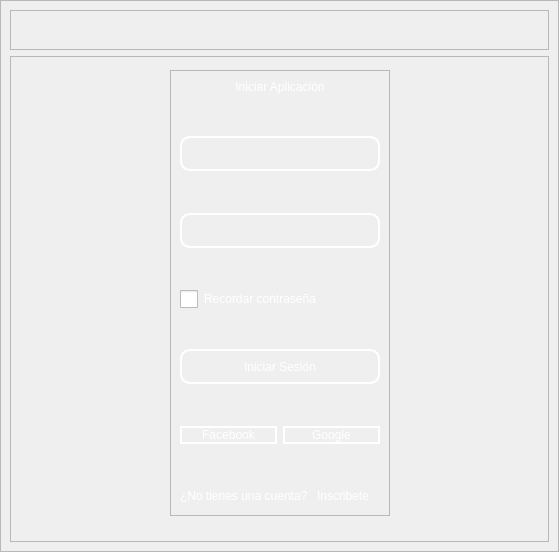
<?xml version="1.0" encoding="UTF-8"?>
<ui version="4.0">
 <class>MainWindow</class>
 <widget class="QMainWindow" name="MainWindow">
  <property name="geometry">
   <rect>
    <x>0</x>
    <y>0</y>
    <width>559</width>
    <height>552</height>
   </rect>
  </property>
  <property name="windowTitle">
   <string>MainWindow</string>
  </property>
  <property name="styleSheet">
   <string notr="true"/>
  </property>
  <widget class="QWidget" name="centralwidget">
   <property name="styleSheet">
    <string notr="true"/>
   </property>
   <layout class="QVBoxLayout" name="verticalLayout">
    <property name="spacing">
     <number>0</number>
    </property>
    <property name="leftMargin">
     <number>0</number>
    </property>
    <property name="topMargin">
     <number>0</number>
    </property>
    <property name="rightMargin">
     <number>0</number>
    </property>
    <property name="bottomMargin">
     <number>0</number>
    </property>
    <item>
     <widget class="QFrame" name="frame">
      <property name="enabled">
       <bool>true</bool>
      </property>
      <property name="styleSheet">
       <string notr="true">Qframe{
border-radius: 10px;
background-image: url(images\plane-vertical.jpg);
}</string>
      </property>
      <property name="frameShape">
       <enum>QFrame::Shape::StyledPanel</enum>
      </property>
      <property name="frameShadow">
       <enum>QFrame::Shadow::Raised</enum>
      </property>
      <layout class="QVBoxLayout" name="verticalLayout_2">
       <item>
        <widget class="QFrame" name="frame_superior">
         <property name="minimumSize">
          <size>
           <width>0</width>
           <height>40</height>
          </size>
         </property>
         <property name="maximumSize">
          <size>
           <width>16777215</width>
           <height>40</height>
          </size>
         </property>
         <property name="styleSheet">
          <string notr="true">QPushButton{
border-radius:18px;
}

QPushButton:hover{
	background-color: rgb(0, 0, 0);
}
</string>
         </property>
         <property name="frameShape">
          <enum>QFrame::Shape::StyledPanel</enum>
         </property>
         <property name="frameShadow">
          <enum>QFrame::Shadow::Raised</enum>
         </property>
         <layout class="QHBoxLayout" name="horizontalLayout_3">
          <property name="spacing">
           <number>4</number>
          </property>
          <property name="leftMargin">
           <number>0</number>
          </property>
          <property name="topMargin">
           <number>0</number>
          </property>
          <property name="rightMargin">
           <number>0</number>
          </property>
          <property name="bottomMargin">
           <number>0</number>
          </property>
          <item>
           <spacer name="horizontalSpacer_2">
            <property name="orientation">
             <enum>Qt::Orientation::Horizontal</enum>
            </property>
            <property name="sizeHint" stdset="0">
             <size>
              <width>443</width>
              <height>20</height>
             </size>
            </property>
           </spacer>
          </item>
          <item>
           <widget class="QPushButton" name="bt_minimize">
            <property name="minimumSize">
             <size>
              <width>38</width>
              <height>38</height>
             </size>
            </property>
            <property name="maximumSize">
             <size>
              <width>38</width>
              <height>38</height>
             </size>
            </property>
            <property name="text">
             <string/>
            </property>
            <property name="icon">
             <iconset>
              <normaloff>icons/1x/hideAsset 53.png</normaloff>icons/1x/hideAsset 53.png</iconset>
            </property>
            <property name="iconSize">
             <size>
              <width>38</width>
              <height>38</height>
             </size>
            </property>
           </widget>
          </item>
          <item>
           <widget class="QPushButton" name="bt_maximize">
            <property name="minimumSize">
             <size>
              <width>38</width>
              <height>38</height>
             </size>
            </property>
            <property name="maximumSize">
             <size>
              <width>38</width>
              <height>38</height>
             </size>
            </property>
            <property name="text">
             <string/>
            </property>
            <property name="icon">
             <iconset>
              <normaloff>icons/1x/max.png</normaloff>icons/1x/max.png</iconset>
            </property>
            <property name="iconSize">
             <size>
              <width>38</width>
              <height>38</height>
             </size>
            </property>
           </widget>
          </item>
          <item>
           <widget class="QPushButton" name="bt_normal">
            <property name="minimumSize">
             <size>
              <width>38</width>
              <height>38</height>
             </size>
            </property>
            <property name="maximumSize">
             <size>
              <width>38</width>
              <height>38</height>
             </size>
            </property>
            <property name="text">
             <string/>
            </property>
            <property name="icon">
             <iconset>
              <normaloff>icons/1x/restore.png</normaloff>icons/1x/restore.png</iconset>
            </property>
            <property name="iconSize">
             <size>
              <width>38</width>
              <height>38</height>
             </size>
            </property>
           </widget>
          </item>
          <item>
           <widget class="QPushButton" name="bt_close">
            <property name="minimumSize">
             <size>
              <width>38</width>
              <height>38</height>
             </size>
            </property>
            <property name="maximumSize">
             <size>
              <width>38</width>
              <height>38</height>
             </size>
            </property>
            <property name="text">
             <string/>
            </property>
            <property name="icon">
             <iconset>
              <normaloff>icons/1x/closeAsset 43.png</normaloff>icons/1x/closeAsset 43.png</iconset>
            </property>
            <property name="iconSize">
             <size>
              <width>38</width>
              <height>38</height>
             </size>
            </property>
           </widget>
          </item>
         </layout>
        </widget>
       </item>
       <item>
        <widget class="QFrame" name="frame_3">
         <property name="styleSheet">
          <string notr="true">Qframe{
border-radius:10px;
background-image:url(images/plane-vertical.jpg);}</string>
         </property>
         <property name="frameShape">
          <enum>QFrame::Shape::StyledPanel</enum>
         </property>
         <property name="frameShadow">
          <enum>QFrame::Shadow::Raised</enum>
         </property>
         <layout class="QHBoxLayout" name="horizontalLayout_4">
          <item>
           <spacer name="horizontalSpacer_3">
            <property name="orientation">
             <enum>Qt::Orientation::Horizontal</enum>
            </property>
            <property name="sizeHint" stdset="0">
             <size>
              <width>178</width>
              <height>20</height>
             </size>
            </property>
           </spacer>
          </item>
          <item>
           <layout class="QVBoxLayout" name="verticalLayout_4">
            <item>
             <spacer name="verticalSpacer">
              <property name="orientation">
               <enum>Qt::Orientation::Vertical</enum>
              </property>
              <property name="sizeHint" stdset="0">
               <size>
                <width>28</width>
                <height>28</height>
               </size>
              </property>
             </spacer>
            </item>
            <item>
             <widget class="QFrame" name="frame_4">
              <property name="maximumSize">
               <size>
                <width>400</width>
                <height>600</height>
               </size>
              </property>
              <property name="styleSheet">
               <string notr="true">QLabel {
	color: rgb(255, 255, 254);
	font: 12pt &quot;Arial&quot;;
	background-color: rgba(0, 0, 0,0);
}


QLineEdit{
background-color: rgba(0, 0, 0,0);
border-radius:10px; 
font: 12pt &quot;Arial&quot;;
color: rgb(255, 255, 254);
border: 2px solid  rgb(255, 255, 255);

}

QLineEdit:hover{
background-color: rgba(0, 0, 0,0);
border-radius:10px; 
font: 12pt &quot;Arial&quot;;
border: 2px solid  rgb(120, 0, 171);
}

QLineEdit:focus{
background-color: rgb(0, 0, 0);
border-radius:10px; 
font: 12pt &quot;Arial&quot;;
border: 2px solid rgb(120, 0, 171);
}

QCheckBox{
	font: 12pt &quot;Arial&quot;;
	color: rgb(255, 255, 255);
}

QCheckBox::indicator {
    width: 18px;
    height:18px;
}

QCheckBox::indicator:unchecked {
   background-image: url(image/square.svg);
}

QCheckBox::indicator:checked {
   background-image: url(image/check-square.svg);
}

QPushButton{
border-radius:10px; 
font: 12pt &quot;Arial&quot;;
color: rgb(255, 255, 254);
border: 2px solid #ffffff;
}

QPushButton:hover{
border-radius:10px; 
font: 12pt &quot;Arial&quot;;
color: rgb(255, 255, 255);
border: 2px solid rgb(120, 0, 171);
	background-color: rgb(120, 0, 171);
}
</string>
              </property>
              <property name="frameShape">
               <enum>QFrame::Shape::StyledPanel</enum>
              </property>
              <property name="frameShadow">
               <enum>QFrame::Shadow::Raised</enum>
              </property>
              <layout class="QVBoxLayout" name="verticalLayout_3">
               <item>
                <widget class="QLabel" name="label">
                 <property name="maximumSize">
                  <size>
                   <width>16777215</width>
                   <height>50</height>
                  </size>
                 </property>
                 <property name="styleSheet">
                  <string notr="true">font: 16pt &quot;Arial&quot;;</string>
                 </property>
                 <property name="text">
                  <string>Iniciar Aplicación</string>
                 </property>
                 <property name="alignment">
                  <set>Qt::AlignmentFlag::AlignCenter</set>
                 </property>
                </widget>
               </item>
               <item>
                <spacer name="verticalSpacer_3">
                 <property name="orientation">
                  <enum>Qt::Orientation::Vertical</enum>
                 </property>
                 <property name="sizeHint" stdset="0">
                  <size>
                   <width>20</width>
                   <height>40</height>
                  </size>
                 </property>
                </spacer>
               </item>
               <item>
                <widget class="QLineEdit" name="lineEdit1">
                 <property name="minimumSize">
                  <size>
                   <width>0</width>
                   <height>35</height>
                  </size>
                 </property>
                </widget>
               </item>
               <item>
                <spacer name="verticalSpacer_4">
                 <property name="orientation">
                  <enum>Qt::Orientation::Vertical</enum>
                 </property>
                 <property name="sizeHint" stdset="0">
                  <size>
                   <width>20</width>
                   <height>40</height>
                  </size>
                 </property>
                </spacer>
               </item>
               <item>
                <widget class="QLineEdit" name="lineEdit2">
                 <property name="minimumSize">
                  <size>
                   <width>0</width>
                   <height>35</height>
                  </size>
                 </property>
                 <property name="maximumSize">
                  <size>
                   <width>16777215</width>
                   <height>16777215</height>
                  </size>
                 </property>
                 <property name="echoMode">
                  <enum>QLineEdit::EchoMode::Password</enum>
                 </property>
                </widget>
               </item>
               <item>
                <spacer name="verticalSpacer_5">
                 <property name="orientation">
                  <enum>Qt::Orientation::Vertical</enum>
                 </property>
                 <property name="sizeHint" stdset="0">
                  <size>
                   <width>20</width>
                   <height>40</height>
                  </size>
                 </property>
                </spacer>
               </item>
               <item>
                <widget class="QCheckBox" name="checkBox">
                 <property name="text">
                  <string>Recordar contraseña</string>
                 </property>
                </widget>
               </item>
               <item>
                <spacer name="verticalSpacer_6">
                 <property name="orientation">
                  <enum>Qt::Orientation::Vertical</enum>
                 </property>
                 <property name="sizeHint" stdset="0">
                  <size>
                   <width>20</width>
                   <height>40</height>
                  </size>
                 </property>
                </spacer>
               </item>
               <item>
                <widget class="QPushButton" name="pushButton">
                 <property name="minimumSize">
                  <size>
                   <width>0</width>
                   <height>35</height>
                  </size>
                 </property>
                 <property name="text">
                  <string>Iniciar Sesión</string>
                 </property>
                </widget>
               </item>
               <item>
                <spacer name="verticalSpacer_7">
                 <property name="orientation">
                  <enum>Qt::Orientation::Vertical</enum>
                 </property>
                 <property name="sizeHint" stdset="0">
                  <size>
                   <width>20</width>
                   <height>40</height>
                  </size>
                 </property>
                </spacer>
               </item>
               <item>
                <layout class="QHBoxLayout" name="horizontalLayout_2">
                 <item>
                  <widget class="QPushButton" name="pushButton_2">
                   <property name="text">
                    <string>Facebook</string>
                   </property>
                   <property name="icon">
                    <iconset>
                     <normaloff>images/facebook.png</normaloff>images/facebook.png</iconset>
                   </property>
                   <property name="iconSize">
                    <size>
                     <width>35</width>
                     <height>35</height>
                    </size>
                   </property>
                  </widget>
                 </item>
                 <item>
                  <widget class="QPushButton" name="pushButton_3">
                   <property name="text">
                    <string>Google</string>
                   </property>
                   <property name="icon">
                    <iconset>
                     <normaloff>images/google.png</normaloff>images/google.png</iconset>
                   </property>
                   <property name="iconSize">
                    <size>
                     <width>35</width>
                     <height>35</height>
                    </size>
                   </property>
                  </widget>
                 </item>
                </layout>
               </item>
               <item>
                <spacer name="verticalSpacer_8">
                 <property name="orientation">
                  <enum>Qt::Orientation::Vertical</enum>
                 </property>
                 <property name="sizeHint" stdset="0">
                  <size>
                   <width>20</width>
                   <height>40</height>
                  </size>
                 </property>
                </spacer>
               </item>
               <item>
                <layout class="QHBoxLayout" name="horizontalLayout">
                 <item>
                  <widget class="QLabel" name="label_2">
                   <property name="text">
                    <string>¿No tienes una cuenta? </string>
                   </property>
                  </widget>
                 </item>
                 <item>
                  <widget class="QPushButton" name="pushButton_4">
                   <property name="styleSheet">
                    <string notr="true">QPushButton{
border-radius:10px; 
font: 12pt &quot;Arial&quot;;
color: rgb(255, 255, 254);
border: None;
background-color: None;
}

QPushButton:hover{
border-radius:10px; 
font: 12pt &quot;Arial&quot;;
color: rgb(117, 0, 175);
border: None;
background-color: None;
}
</string>
                   </property>
                   <property name="text">
                    <string>Inscribete</string>
                   </property>
                  </widget>
                 </item>
                 <item>
                  <spacer name="horizontalSpacer">
                   <property name="orientation">
                    <enum>Qt::Orientation::Horizontal</enum>
                   </property>
                   <property name="sizeHint" stdset="0">
                    <size>
                     <width>40</width>
                     <height>20</height>
                    </size>
                   </property>
                  </spacer>
                 </item>
                </layout>
               </item>
              </layout>
             </widget>
            </item>
            <item>
             <spacer name="verticalSpacer_2">
              <property name="orientation">
               <enum>Qt::Orientation::Vertical</enum>
              </property>
              <property name="sizeHint" stdset="0">
               <size>
                <width>20</width>
                <height>40</height>
               </size>
              </property>
             </spacer>
            </item>
           </layout>
          </item>
          <item>
           <spacer name="horizontalSpacer_4">
            <property name="orientation">
             <enum>Qt::Orientation::Horizontal</enum>
            </property>
            <property name="sizeHint" stdset="0">
             <size>
              <width>177</width>
              <height>20</height>
             </size>
            </property>
           </spacer>
          </item>
         </layout>
        </widget>
       </item>
      </layout>
     </widget>
    </item>
   </layout>
  </widget>
 </widget>
 <resources/>
 <connections/>
</ui>
